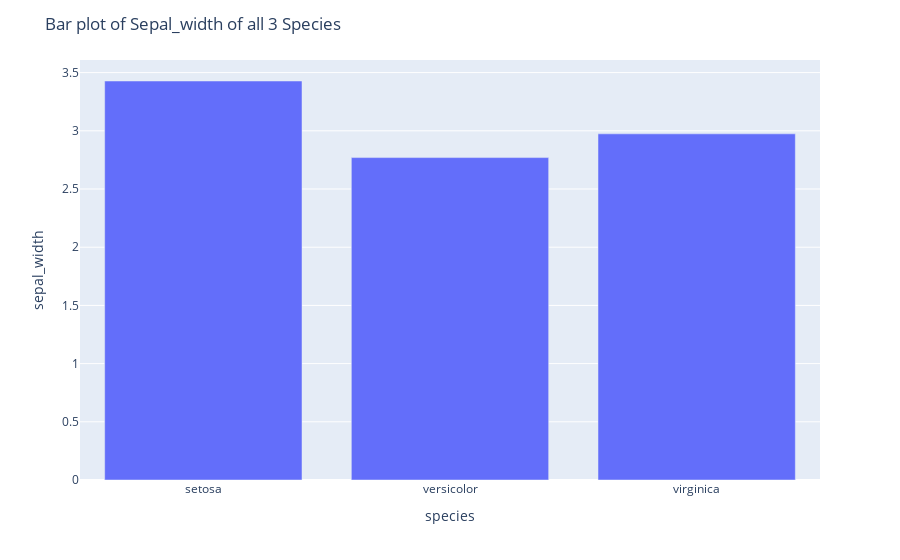

The notebook cell this image was saved under:
### Code cell
# Group values based on means
fig3 = px.bar(df_bar, x="species", y="sepal_width")
fig3.update_layout(title='Bar plot of Sepal_width of all 3 Species')
fig3.show()
# Save the plot 
fig3.write_image("./output/09_barplot.png")

### Figure 1 — Plotly figure (JSON) as saved in the notebook; plotly's stock layout.template omitted (floating-point values rounded to 4 significant figures)
{"data": [{"alignmentgroup": "True", "hovertemplate": "species=%{x}<br>sepal_width=%{y}<extra></extra>", "legendgroup": "", "marker": {"color": "#636efa", "pattern": {"shape": ""}}, "name": "", "offsetgroup": "", "orientation": "v", "showlegend": false, "textposition": "auto", "type": "bar", "x": ["setosa", "versicolor", "virginica"], "xaxis": "x", "y": [3.428, 2.77, 2.974], "yaxis": "y"}], "layout": {"barmode": "relative", "legend": {"tracegroupgap": 0}, "margin": {"t": 60}, "title": {"text": "Bar plot of Sepal_width of all 3 Species"}, "xaxis": {"anchor": "y", "domain": [0, 1], "title": {"text": "species"}}, "yaxis": {"anchor": "x", "domain": [0, 1], "title": {"text": "sepal_width"}}}}
